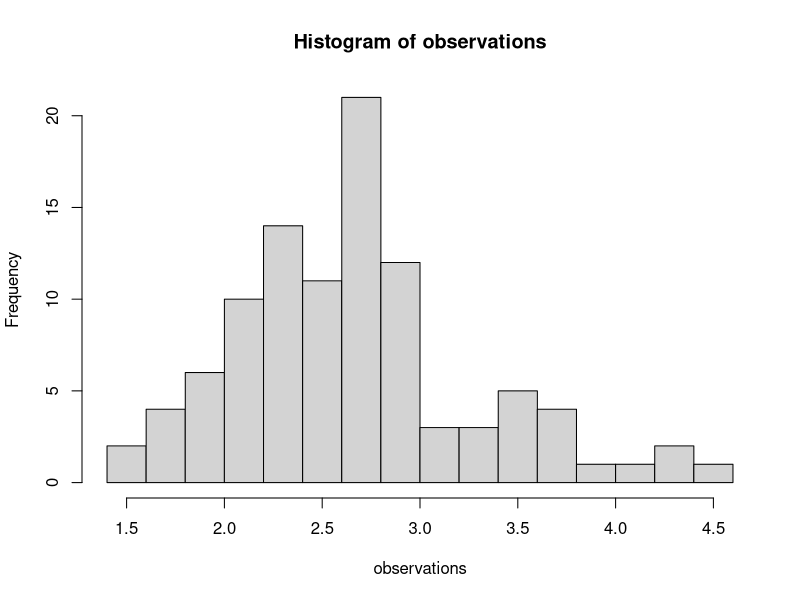

Generate this figure with R:
## ---- chunk 1
knitr::opts_chunk$set(echo = TRUE)
## ---- chunk 2
observations = rlnorm(100, meanlog = 1, sdlog = 0.25)
## ---- chunk 3
mean(observations)
var(observations)
## ---- chunk 4
hist(observations, breaks = 15)
